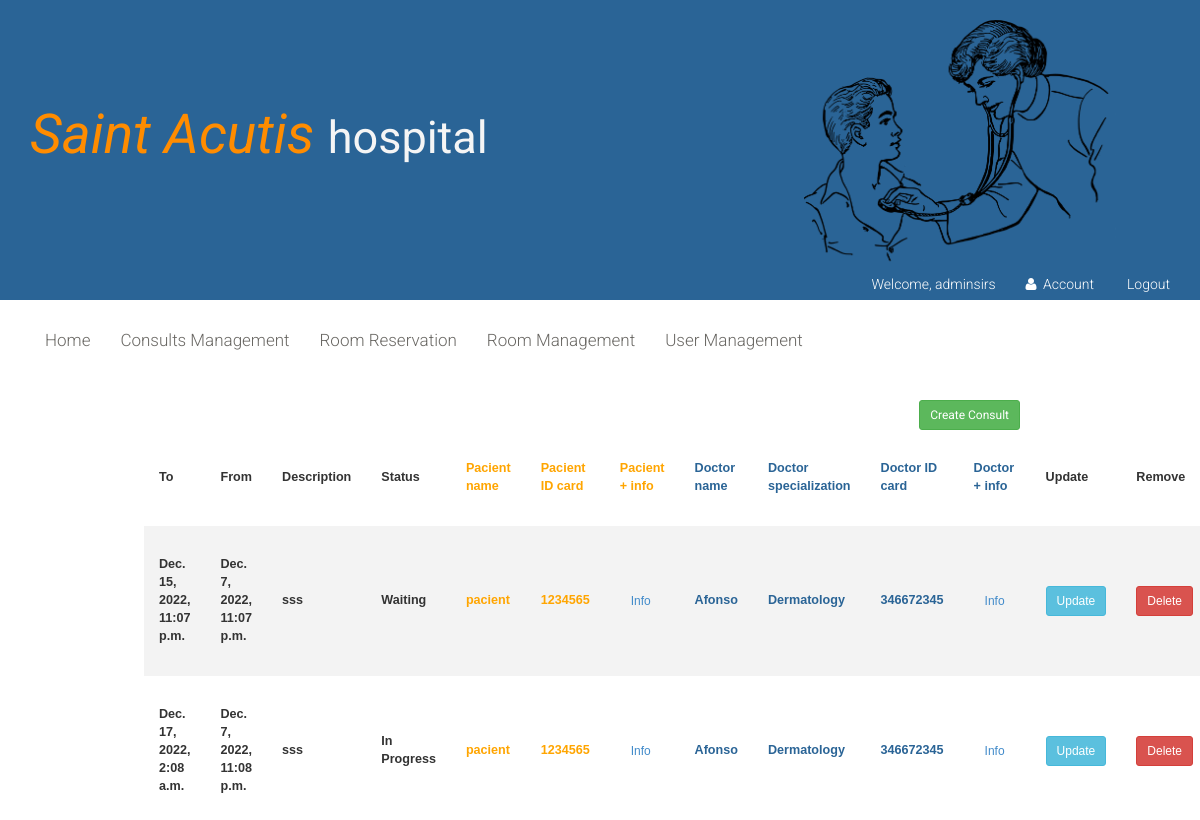
The page /consults-management/ (signed in) on the database as committed earlier.
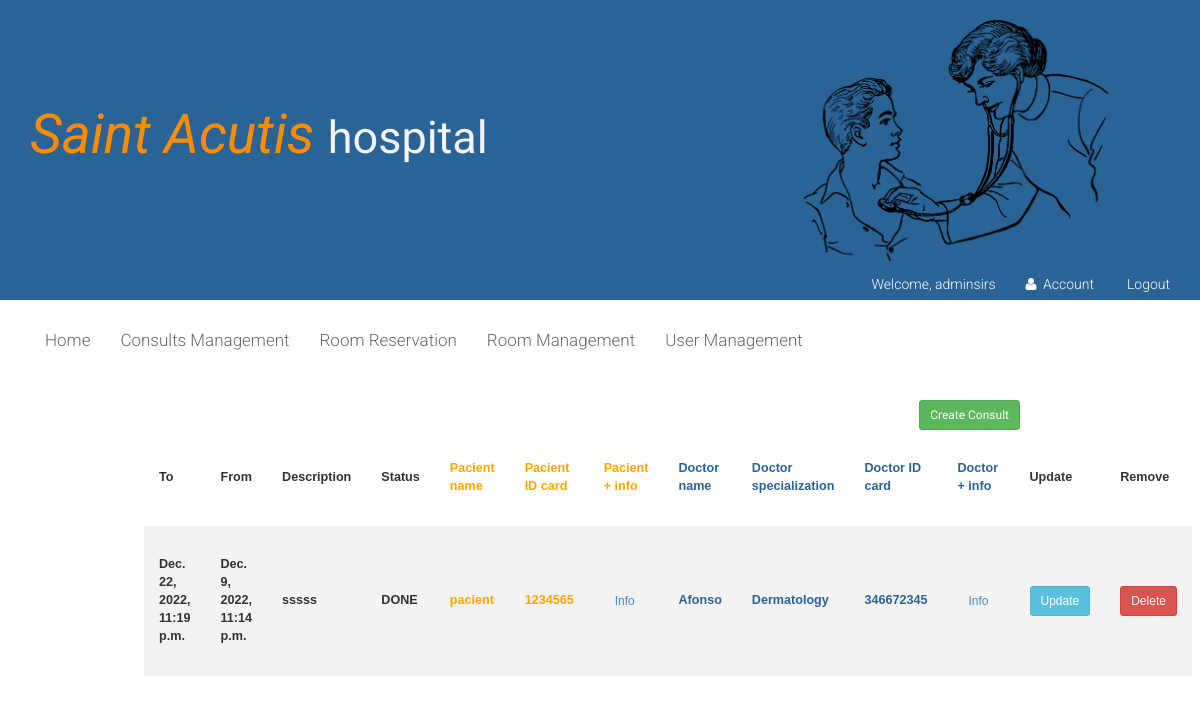
The same page on the database as committed later.
### SAH/models.py (models this page shows, shortened)
class Consult(models.Model):
    scheduled_date = models.DateTimeField(default=datetime.now, null=True)
    consult_date = models.DateTimeField( blank=True, null=True)
    pacient = models.ForeignKey(Pacient, on_delete=models.CASCADE)
    doctor = models.ForeignKey(Doctor, on_delete=models.CASCADE)
    status = models.CharField(choices=(('WAITING','WAITING'),('ACCEPT','ACCEPT'), ('DONE','DONE')), max_length=200)
    description = models.CharField(max_length=150)

class Pacient(models.Model):
    user = models.OneToOneField(User, on_delete=models.CASCADE)
    name = models.CharField(max_length=200)
    gender = models.CharField(max_length=150, choices=(('Female','Female'), ('Male','Male'),('Other','Other')))
    address = models.CharField(max_length=400)
    phone_number = models.IntegerField( blank=True, null=True)
    birth_date = models.DateField( blank=True, null=True)
    id_card = models.IntegerField( blank=True, null=True)

class Doctor(models.Model):
    user = models.OneToOneField(User, on_delete=models.CASCADE)
    specialization = models.ForeignKey(Specialization, on_delete=models.CASCADE)
    gender = models.CharField(max_length=150, choices=(('Female','Female'), ('Male','Male'),('Other','Other')))
    name = models.CharField(max_length=200)
    address = models.CharField(max_length=400)
    phone_number = models.IntegerField( blank=True, null=True)
    birth_date = models.DateField( blank=True, null=True)
    id_card = models.IntegerField( blank=True, null=True)

class Specialization(models.Model):
    name = models.CharField(max_length=150, choices=(('Orthopedy','Orthopedy'), ('Cardiology','Cardiology'),('Dermatology','Dermatology')))
    description = models.CharField(max_length=400)
    def __str__(self):
        return self.name

### SAH/views.py (the view)
# urls.py: path('consults-management/', views.consults_management, name='consults-management'),
def consults_management(request):
    if request.user.is_authenticated and request.user.is_superuser:
        consults = None
        if request.user.is_superuser:
            consults = Consult.objects.all()
    return render(request, 'consults-management.html', {'consults': consults})

### SAH/templates/consults-management.html (shortened to what this page needs)
{% extends "layout.html" %}
{% block content %}
	<section style="width: 100%; height:auto">
        <p>
            <a class="btn btn-sm btn-success" style="
             float:right;margin-right:180px"  href="{% url 'create-consult' %}" > Create Consult </a>
         </p>
        <div   >
                <div   >
                <table class="styled-table">
                <tr>
                    <th>To</th>
                    <th>From</th>
                    <th>Description</th>
                    <th>Status</th>
                    <th style="color:orange">Pacient name</th>
                    <th style="color:orange">Pacient ID card</th>
                    <th style="color:orange">Pacient + info</th>
                    <th style="color:#2a6496">Doctor name</th>
                    <th style="color:#2a6496">Doctor specialization</th>
                    <th style="color:#2a6496">Doctor ID card</th>
                    <th style="color:#2a6496">Doctor + info</th>
                    <th>Update</th>
                    <th>Remove</th>
                </tr>
                {% for consult in consults %}
                    <tr>
                        <th>{{ consult.consult_date }}</th>
                        <th>{{ consult.scheduled_date }}</th>
                        <th>{{ consult.description }}</th>
                        <th>{{ consult.status }}</th>
                        <th style="color:orange">{{ consult.pacient.name }}</th>
                        <th style="color:orange">{{ consult.pacient.id_card }}</th>
                        <th><a class="btn btn-sm btn-secondary" href="{% url 'pacient-info' consult.pacient.id %}">Info</a></th>
                        <th style="color:#2a6496">{{ consult.doctor.name }}</th>
                        <th style="color:#2a6496">{{ consult.doctor.specialization }}</th>
                        <th style="color:#2a6496">{{ consult.doctor.id_card }}</th>
                        <th><a class="btn btn-sm btn-secondary" href="{% url 'doctor-info' consult.doctor.id %}">Info</a></th>
                        <th><a class="btn btn-sm btn-info" href="{% url 'update-consult' consult.id %}">Update</a></th>
                        <th><a class="btn btn-sm btn-danger" href="{% url 'deleteConsult' consult.id %}">Delete</a></th>
                    </tr>
                {%  endfor %}
                </table>
        </div>
    </div>
	</section>
{% endblock %}

Rows that differ between the two databases and show on the page:
removed Consult: consult_date "Dec. 15, 2022, 11:07 p.m.", scheduled_date "Dec. 7, 2022, 11:07 p.m.", description "sss", status "Waiting", pacient.name "pacient", pacient.id_card "1234565", doctor.name "Afonso", doctor.specialization "Dermatology", doctor.id_card "346672345"
removed Consult: consult_date "Dec. 17, 2022, 2:08 a.m.", scheduled_date "Dec. 7, 2022, 11:08 p.m.", description "sss", status "In Progress", pacient.name "pacient", pacient.id_card "1234565", doctor.name "Afonso", doctor.specialization "Dermatology", doctor.id_card "346672345"
added Consult: consult_date "Dec. 22, 2022, 11:19 p.m.", scheduled_date "Dec. 9, 2022, 11:14 p.m.", description "sssss", status "DONE", pacient.name "pacient", pacient.id_card "1234565", doctor.name "Afonso", doctor.specialization "Dermatology", doctor.id_card "346672345"
